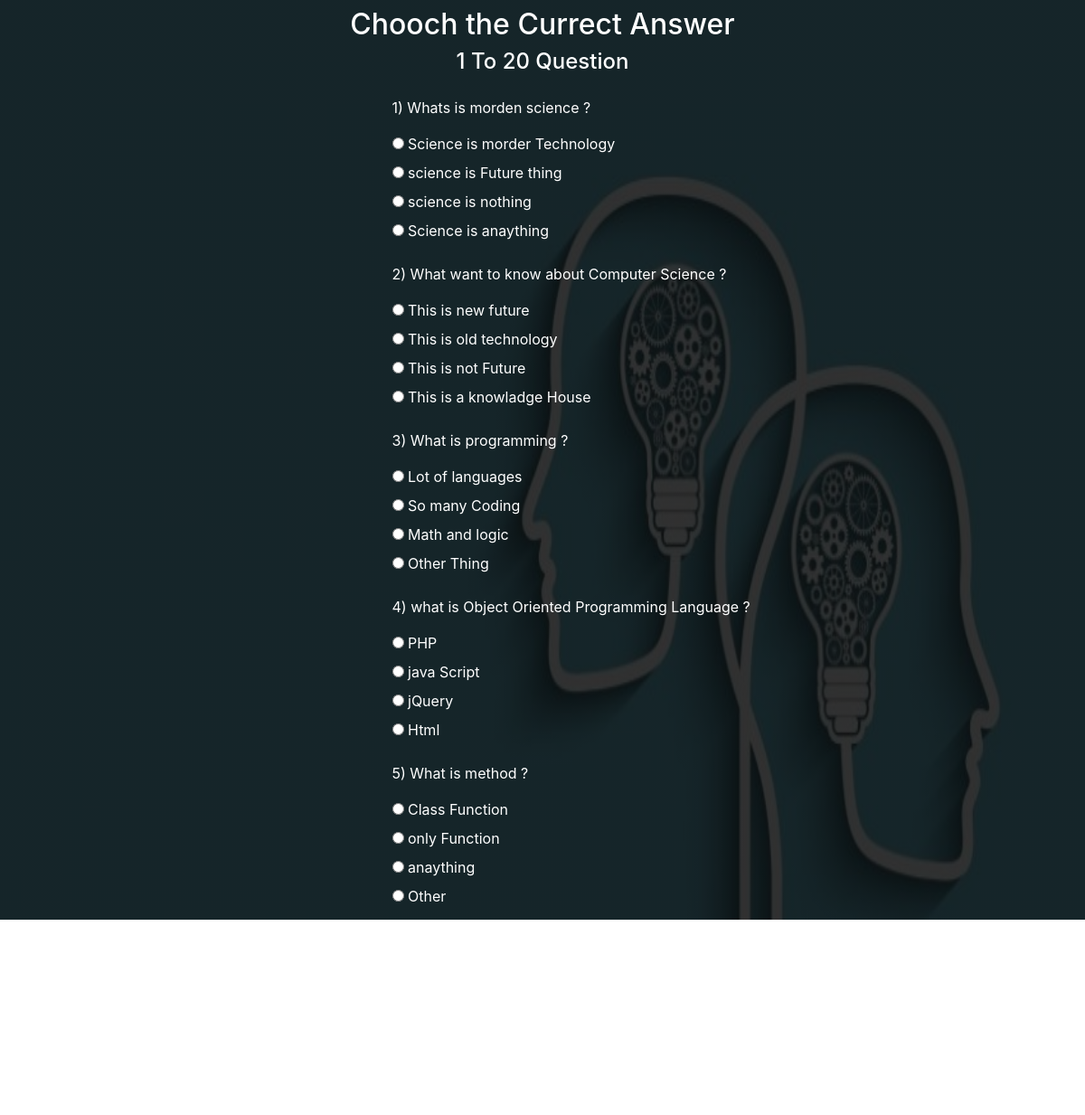
Page /Exam_paper.php on the committed database.
### tables this page shows
CREATE TABLE `exam_question` (
  `id` int(10) NOT NULL,
  `question_no` int(10) DEFAULT NULL,
  `question` varchar(150) DEFAULT NULL,
  `option1` varchar(150) NOT NULL,
  `option2` varchar(150) NOT NULL,
  `option3` varchar(150) NOT NULL,
  `option4` varchar(150) NOT NULL,
  `option5` varchar(150) NOT NULL,
  `option6` varchar(150) NOT NULL,
  `option7` varchar(150) NOT NULL,
  `currect` varchar(150) DEFAULT NULL
);

### admin/lib/admin.php (called while the page is built, shortened)
<?php
include_once "databese.php";
class admin extends database{
public static function getallquestion(){
  $query="select * from exam_question order by question_no";
  $send=parent::get($query);
$send->execute();
return $send->fetchAll();
}
}
?>

### admin/lib/databese.php (called while the page is built, shortened)
<?php
abstract class database{
protected  static function Connection(){
    try {
    return    self::$con=new PDO("mysql:dbname=".'online_exam'.";host=".'localhost','admin','00');
    } catch (PDOEXCEPTION $th) {
        echo "Database is not Connect ->" .$th->Getmessage();
    }
}
protected static function get($query){
 return   self::Connection()->prepare($query);
}
}
?>

### Exam_paper.php (the view, shortened to what this page needs)
<?php session_start() ;
  $name= $_SESSION['name'];
  $roll= $_SESSION['roll'];
   $email= $_SESSION['email'];
 $getallquestion= admin::getallquestion();
  $id=$_SESSION['id'];
?>
<!DOCTYPE HTML>
<html>
    <head>
        <link rel="stylesheet" href="bootstrap.min.css">
      <link rel="stylesheet" href="css/redio.css">
      </head>
    <body class=" f">
       <div class='row text-white text-center'>
       <div class='container'>
       <div class='col-12 col-md-12 '>
       <div class='mt-4 ml-5 navbar  fixed-top' id='ok'></div>
       <h2 class=' mt-2'>Chooch the Currect Answer</h2>
       <h4>1 To 20 Question </h4>
       </div>
       </div>
    </div>
<div class=' container text-white'>
<form action="resualtboard.php?name=<?php echo $name?> && email=<?php echo $email?> && roll=<?php echo $roll?> && id=<?php echo $id?>" method='POST'>
  <?php $i=1; $j=1; foreach($getallquestion as $value) {
    $a=$j;$j++;?>
  <div class='a mt-3'>
  <p><?php echo $i;$i++?>) <?php echo $value['question'];?></p>
  <input type="radio" id="a1" name="option<?php echo $a ?>" value="<?php echo $value['option1']?>">
  <label for="a1"><?php echo $value['option1']?></label><br>
  <input type="radio" id="female" name="option<?php echo  $a?>" value="<?php echo $value['option2']?>">
  <label for="female"><?php echo $value['option2']?></label><br>
  <?php if(($value['option3']=='?')==false){?>
  <input type="radio" id="other" name="option<?php echo $a?>" value="<?php echo $value['option3']?>">
  <label for="other"><?php echo $value['option3']?></label><br>
  <?php }?>
  <?php if(($value['option4']=='?')==false){?>
  <input type="radio" id="other4" name="option<?php echo $a?>" value="<?php echo $value['option4']?>">
  <label for="other4"><?php echo $value['option4']?></label><br>
  <?php }?>
  </div>
  <?php  }?>
  <input  type="submit" name="submitexam" class='b btn btn-info' value="Submit">
  </form>
</div>
    </body>
</html>

### css/redio.css (style rules this page uses)
.f { background-image:linear-gradient(rgba(0, 0, 0, 0.8),rgba(0, 0, 0, 0.8)),url(../img/c.jpg); background-position: center; background-size: 100% 100%; min-height: 100vh; background-repeat: no-repeat; }
.a { margin-left: 35%; }
.b { margin-left: 35%; }

### rows in the picture
exam_question: question "Whats is morden science ?", option1 "Science is morder Technology", option2 "science is Future thing", option3 "science is nothing", option4 "Science is anaything"
exam_question: question "What want to know about Computer Science ?", option1 "This is new future", option2 "This is old technology", option3 "This is not Future", option4 "This is a knowladge House"
exam_question: question "What is programming ?", option1 "Lot of languages", option2 "So many Coding", option3 "Math and logic", option4 "Other Thing"
exam_question: question "what is Object Oriented Programming Language ?", option1 "PHP", option2 "java Script", option3 "jQuery", option4 "Html"
exam_question: question "What is method ?", option1 "Class Function", option2 "only Function", option3 "anaything", option4 "Other"
